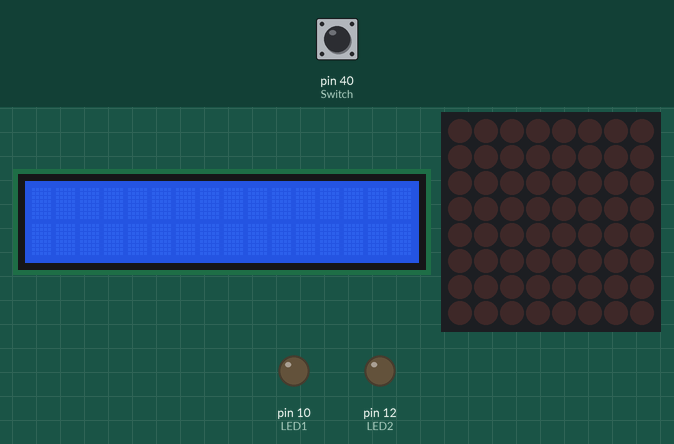
A program run on a simulated Raspberry Pi (header pin numbers). On the bench: 16×2 character LCD, 8×8 LED matrix, output pins drawn as LEDs (lit = HIGH). The inputs (shaded band) are chosen by the test bench; at power-on: pin 40 (Switch) LOW. Library files of the repository ran but are not shown: I2C_driver.py; what the program prints to the terminal is not drawn.

Above: at 1.4 s.
1.5 s: pin 40 (Switch) pulled HIGH for 0.15 s
At 2.5 s:
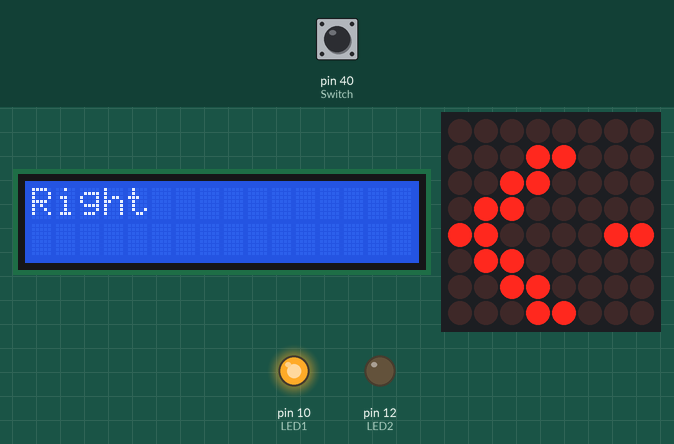
4.6 s: pin 40 (Switch) pulled HIGH for 1 s
At 6.7 s:
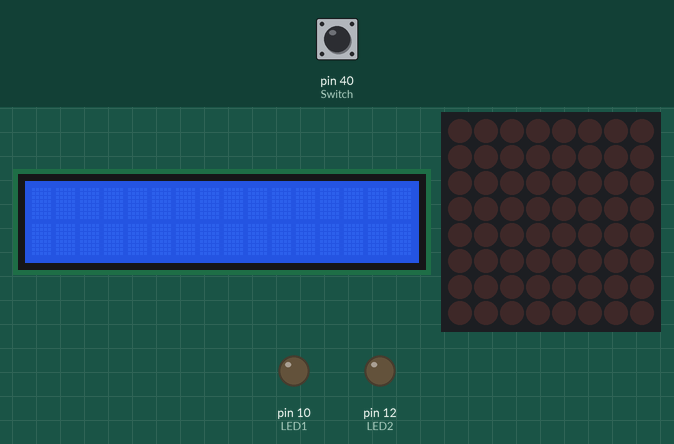
7.1 s: pin 40 (Switch) pulled HIGH for 3.2 s
At 7.53 s:
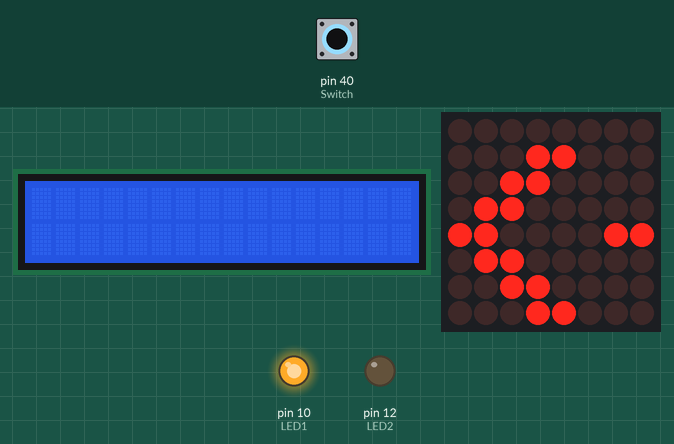
Timing chart, 0 to 11.0 s (numbered marks = the images above; inputs shaded):
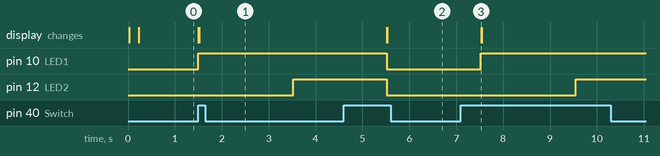

Measured:
- after the input at 1.5 s, pin 10 (LED1): LOW → HIGH at once; pin 12 (LED2): LOW → HIGH after 2.0 s; the display: first changes at once (image 1 shows a later state)
- after the input at 4.6 s, pin 10 (LED1), pin 12 (LED2): HIGH → LOW after 0.92 s; the display: first changes after 0.92 s (image 2 shows a later state)
- after the input at 7.1 s, pin 10 (LED1): LOW → HIGH after 0.43 s; pin 12 (LED2): LOW → HIGH after 2.4 s; the display: changes after 0.43 s (image 3)

The program:

LCD.py
```python
import RPi.GPIO as GPIO
import time
from time import sleep, strftime
from datetime import datetime

from luma.core.interface.serial import spi, noop
from luma.core.render import canvas
from luma.core.virtual import viewport
from luma.led_matrix.device import max7219
from luma.core.legacy import text, show_message
from luma.core.legacy.font import proportional, CP437_FONT, LCD_FONT

import I2C_driver as LCD
from time import *


GPIO.setmode(GPIO.BOARD)
GPIO.setwarnings(False)

def main():
    LED1 = 10
    LED2 = 12
    Switch = 40
    Flag = 0
    GPIO.setup(Switch, GPIO.IN, pull_up_down=GPIO.PUD_DOWN)
    GPIO.setup(LED1, GPIO.OUT)
    GPIO.setup(LED2, GPIO.OUT)

    mylcd = LCD.lcd()

    serial = spi(port=0, device=0, gpio=noop())
    device = max7219(serial, width=8, height=8, block_orientation=0)
    print(device)
    device.contrast(100)
    virtual = viewport(device, width=8, height=8)

    #show_message(device, 'Raspberry Pi MAX7219', fill="white", font=proportional(LCD_FONT), scroll_delay=0.08)

    while True:
        if (GPIO.input(Switch) == GPIO.HIGH and Flag == 0):
            print("LED1 ON")
            GPIO.output(LED1, GPIO.HIGH)
            Flag = 1
            with canvas(virtual) as draw:
                text(draw, (0, 1), '<-', fill="white", font=proportional(CP437_FONT))
            mylcd.lcd_display_string("Right",1)
            sleep(2)

            print("LED2 ON")
            GPIO.output(LED2, GPIO.HIGH)
            sleep(2)


        elif (GPIO.input(Switch) == GPIO.HIGH and Flag == 1):
            print("LED OFF")
            GPIO.output(LED1, GPIO.LOW)
            GPIO.output(LED2, GPIO.LOW)
            Flag = 0
            with canvas(virtual) as draw:
                text(draw, (0, 1), '', fill="white", font=proportional(CP437_FONT))
            mylcd.lcd_clear()
            sleep(2)

'''
        for _ in range(1):
            for intensity in range(16):
                device.contrast(intensity*16)
                sleep(0.1)
'''

if __name__ == '__main__':
    main()
```
